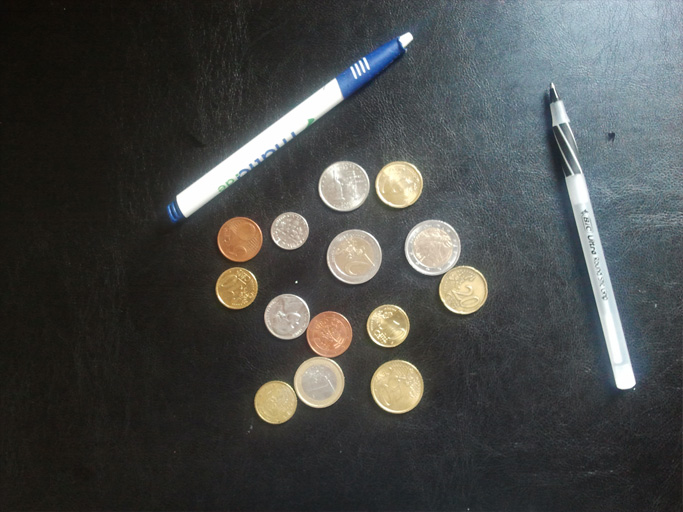
#> input picture input/ps1-input1.png, 683 x 512 px
$ python 5.py   (Python 2 division)
#> lines starting #> are read from the running program, lines starting #| are printed output that depends on the picture; after the words box and inside, x2 and y2 are one past the last pixel; in counts of white or black regions, pixels touching at a corner belong together
#> further down, img is the input picture: shape (512, 683, 3); mean B, G, R 71.9, 73.3, 71.2
# VS. 1.py I had to make the Hough space coarser in order to get all the lines to show up.
# This has the effect of collapsing nearby points in hough space into a single bucket which
# removes the effect of some of the noise.

import cv2
import numpy as np
import math
import heapq

num_angle_buckets = 90
max_rho = 0
num_rho_buckets = 0

min_radius = 20
max_radius = 100
num_radius_buckets = 20

num_dim_buckets = 0
max_dim = 0.0

def init(img):
    global max_rho
    global num_rho_buckets
    (width, height, depth) = img.shape
#> width = 512; height = 683; depth = 3
    max_rho = math.ceil(max(width, height) * math.sqrt(2))
#> max_rho = 966
    num_rho_buckets = 2 * int(max_rho / 2)
#> num_rho_buckets = 966

    global max_dim
    global num_dim_buckets
    max_dim = float(max(width, height))
#> max_dim = 683
    num_dim_buckets = max_dim
#> num_dim_buckets = 683

# Use 0-pi radians.  Using 0-2pi just repeats the same lines in the opposite direction.
def bucket_to_radians(bucket):
    return math.pi * float(bucket) / float(num_angle_buckets)
def radians_to_bucket(angle):
    return int(float(num_angle_buckets) * float(angle) / math.pi)

def bucket_to_rho(bucket):
    return 2 * max_rho * ((bucket) / float(num_rho_buckets) - 0.5)

def rho_to_bucket(rho):
    return int(float(num_rho_buckets) * ((rho / (2 * max_rho)) + 0.5))

def dim_to_bucket(dim):
    return int( num_dim_buckets * float(dim) / max_dim )
def bucket_to_dim(bucket):
    return max_dim * float(bucket) / float(num_dim_buckets)

def radius_to_bucket(radius):
    return int( num_radius_buckets * float(radius - min_radius) / float(max_radius - min_radius))
def bucket_to_radius(bucket):
    return (max_radius - min_radius) * float(bucket) / float(num_radius_buckets) + min_radius

def hough_circle_acc(hs, x, y, r):
    (width, height, depth) = hs.shape
    for bucket in range (num_angle_buckets):
        theta = bucket_to_radians(bucket)
        a = x - r * math.cos(theta)
        b = y + r * math.sin(theta)
        if a > 0 and b > 0:
            hs[dim_to_bucket(a), dim_to_bucket(b), radius_to_bucket(r)] += 1

def hough_circles_acc(edges):
    "Accumulate Hough Circles"
    (rows, cols) = edges.shape
    houghSpace = np.zeros((cols + max_radius, rows + max_radius, num_radius_buckets), np.uint8)
    for radius in xrange(min_radius, max_radius):
        for x in xrange(cols):
            for y in xrange(rows):
                if edges[y, x] != 0:
                    hough_circle_acc(houghSpace, x, y, radius)
    cv2.normalize(houghSpace)
    return houghSpace


def hough_peaks(hs, n):
    "Find strongest lines in hough_space"
    (width, height, depth) = hs.shape
    heap = []
    for radius in xrange(depth):
        for a in xrange(width):
            for b in xrange(height):
                heapq.heappush(heap, (hs[a, b, radius], a, b, radius))
    heapq.heapify(heap)
    result = []
    for (value, a, b, radius) in heapq.nlargest(n, heap):
        result.append((a, b, radius))
    return result

def hough_draw_circles(img, peaks):
    radius = 20
    for (a_bucket, b_bucket, radius_bucket) in peaks:
        a = int(bucket_to_dim(a_bucket))
        b = int(bucket_to_dim(b_bucket))
        radius = int(bucket_to_radius(radius_bucket))
        cv2.circle(img, (a, b), radius, (0, 255, 0))


img = cv2.imread("input/ps1-input1.png")
init(img)
cv2.startWindowThread()
cv2.imshow("ps1-input1", img)

grey = cv2.cvtColor(img, cv2.COLOR_BGR2GRAY)
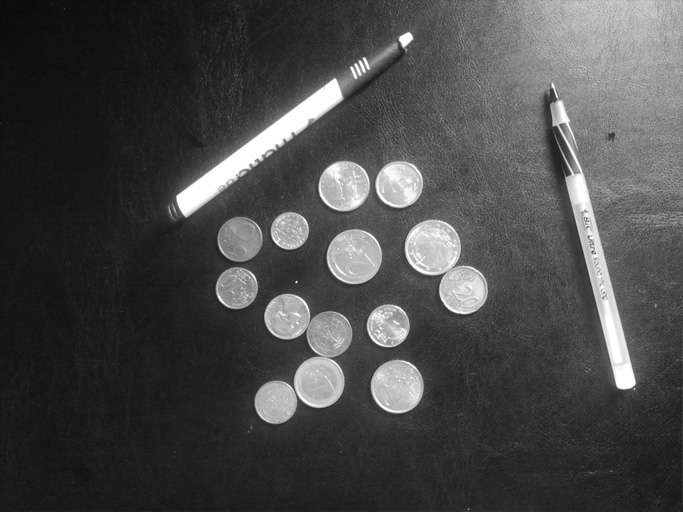
#> grey: shape (512, 683); min 9, max 255, mean 72.5
cv2.imshow("Grey Scale ps1-input1", grey)

smooth = grey # I don't think we need smoothing for this image

# smooth = cv2.GaussianBlur(img, (5, 5), 2, 2)
# cv2.imshow("Smoothed", smooth)

edges = cv2.Canny(smooth, 100, 200)
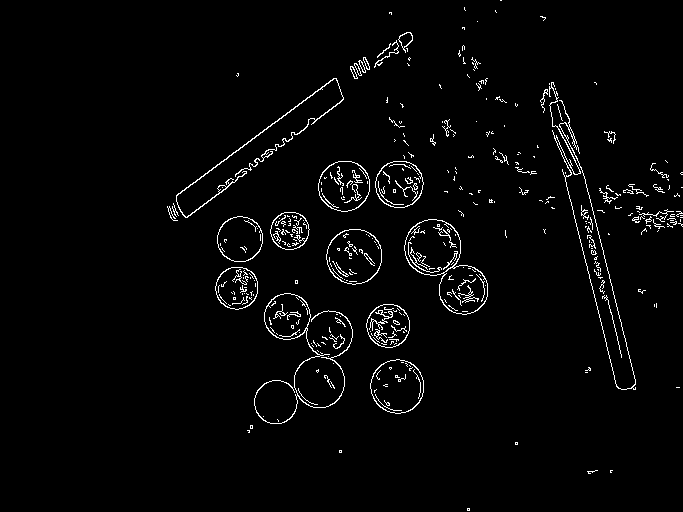
#> edges: shape (512, 683); 2.5% white in thin lines or dots, all inside (x1, y1, x2, y2) = (167, 0, 683, 511)
cv2.imshow("Canny Edges", edges)

houghSpace = hough_circles_acc(edges)
#> (the run stopped early here; a loop or call above may not have finished)
